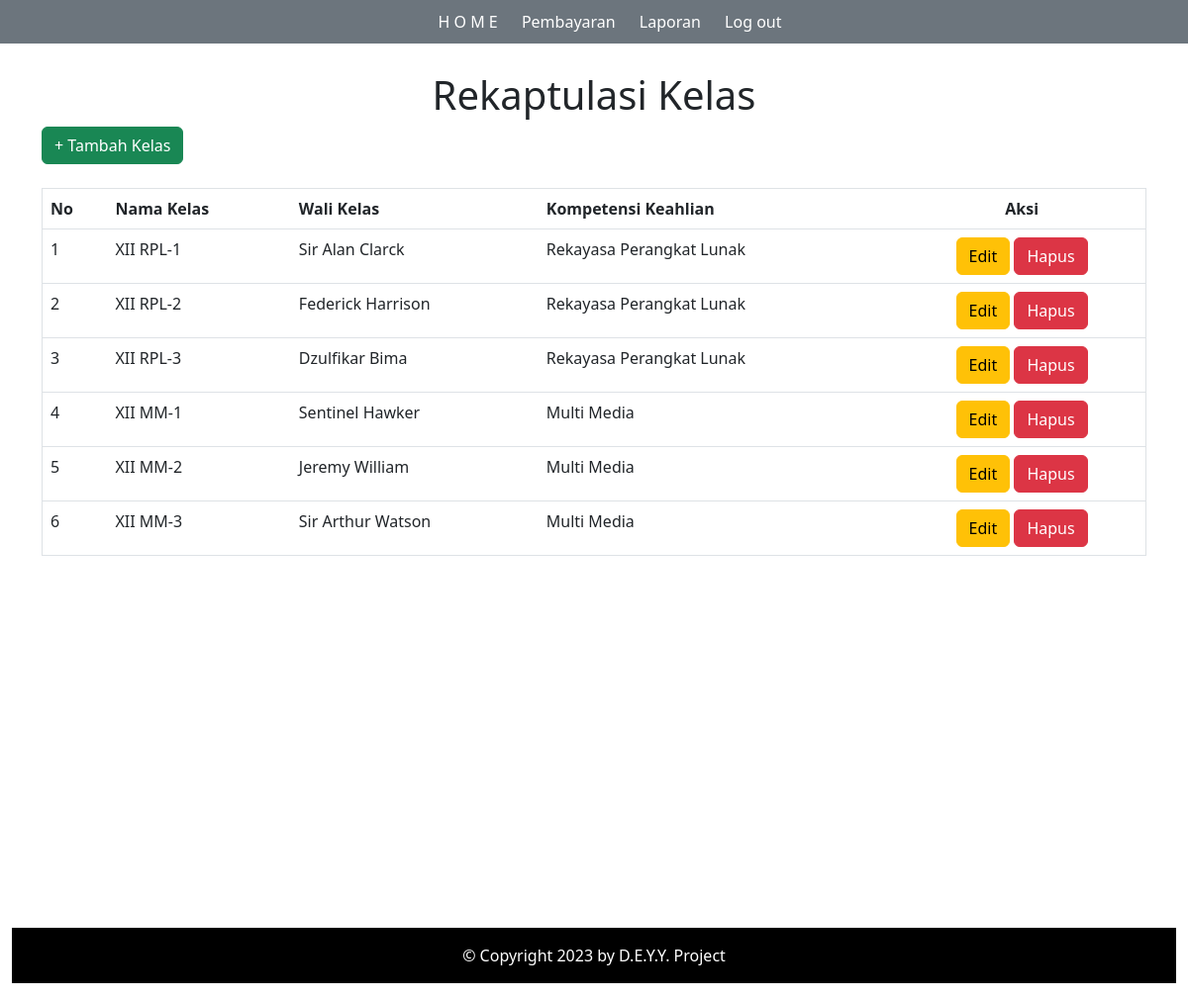
Page /PembayaranSPPSekolah/kelas.php on the committed database.
### tables this page shows
CREATE TABLE `tb_kelas` (
  `id_kelas` int(3) NOT NULL,
  `nama_kelas` varchar(15) NOT NULL,
  `wali_kelas` varchar(100) NOT NULL,
  `kompetensi_keahlian` text NOT NULL
);

### PembayaranSPPSekolah/kelas.php (the view, shortened to what this page needs)
<?php
$koneksi = mysqli_connect('localhost', 'root', '', 'db_spp');
?>
<!doctype html>
<html lang="en">
<head>
    <link rel="stylesheet" href="assets/css/style.css">
    <link rel="stylesheet" type="text/css" href="assets/css/bootstrap.min.css">
</head>
<body class="container-fluid">
    <?php
    include "header.php";
    ?>
    <br>
    <div class="container">
        <div class="text-center">
            <h1 class="mt-5">Rekaptulasi Kelas</h1>
        </div>
        <a href="kelas-tambah.php" class="btn btn-success">+ Tambah Kelas</a>
        <br><br>
        <table border="1" width="100%" class="table table-hover">
            <tr>
                <th>No</th>
                <th>Nama Kelas</th>
                <th>Wali Kelas</th>
                <th>Kompetensi Keahlian</th>
                <th class="text-center">Aksi</th>
            </tr>
            <?php
            $no = 1;
            $sql = "SELECT * FROM tb_kelas";
            $query = mysqli_query($koneksi, $sql);
            while ($data = mysqli_fetch_array($query)) {?>
                <tr>
                    <td><?= $no++; ?></td>
                    <td><?= $data['nama_kelas']; ?></td>
                    <td><?= $data['wali_kelas']; ?></td>
                    <td><?= $data['kompetensi_keahlian']; ?></td>
                    <td class="text-center"><a href="kelas-edit.php?id_kelas=<?= $data['id_kelas']; ?>" class="btn btn-warning">Edit</a> <a href="kelas-hapus.php?id_kelas=<?= $data['id_kelas']; ?>" onclick="return confirm('Apakah Anda yakin ingin menghapus data ini?')" class="btn btn-danger">Hapus</a></td>
                </tr>
                <?php
            } ?>
        </table>
    </div>
    <br><br><br><br><br><br><br><br><br><br><br><br><br><br><br>
    <footer class="text-center" style="background-color: black;">
        <p class="text-white p-3">&copy; Copyright 2023 by D.E.Y.Y. Project</p>
    </footer>
</body>
</html>

### PembayaranSPPSekolah/assets/css/style.css (style rules this page uses)
* { margin: 0; padding: 0; }

### rows in the picture
tb_kelas: nama_kelas "XII RPL-1", wali_kelas "Sir Alan Clarck", kompetensi_keahlian "Rekayasa Perangkat Lunak"
tb_kelas: nama_kelas "XII RPL-2", wali_kelas "Federick Harrison", kompetensi_keahlian "Rekayasa Perangkat Lunak"
tb_kelas: nama_kelas "XII RPL-3", wali_kelas "Dzulfikar Bima", kompetensi_keahlian "Rekayasa Perangkat Lunak"
tb_kelas: nama_kelas "XII MM-1", wali_kelas "Sentinel Hawker", kompetensi_keahlian "Multi Media"
tb_kelas: nama_kelas "XII MM-2", wali_kelas "Jeremy William", kompetensi_keahlian "Multi Media"
tb_kelas: nama_kelas "XII MM-3", wali_kelas "Sir Arthur Watson", kompetensi_keahlian "Multi Media"
